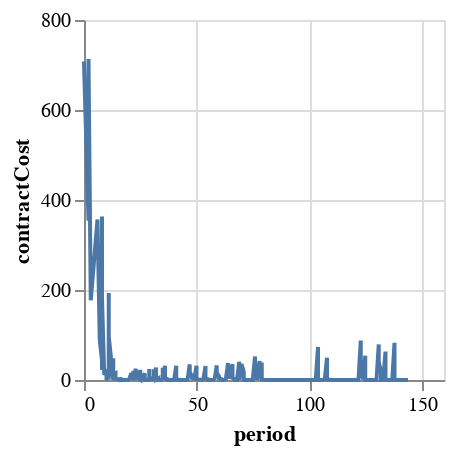

The cell this chart's notebook holds for it:
### Code cell
charts[0]

### Figure 1 — Vega-Lite specification as saved in the notebook (floating-point values rounded to 4 significant figures; data arrays with more than 128 entries replaced by an {"elided": "..."} marker saying what was removed)
{"config": {"view": {"continuousWidth": 400, "continuousHeight": 300}}, "data": {"name": "data-54adeabbcbcb597ea964768a6313b354"}, "mark": "line", "encoding": {"x": {"type": "quantitative", "field": "period"}, "y": {"type": "quantitative", "field": "contractCost"}}, "height": 180, "width": 180, "$schema": "https://vega.github.io/schema/vega-lite/v4.8.1.json", "datasets": {"data-54adeabbcbcb597ea964768a6313b354": {"elided": "553 records"}}}
